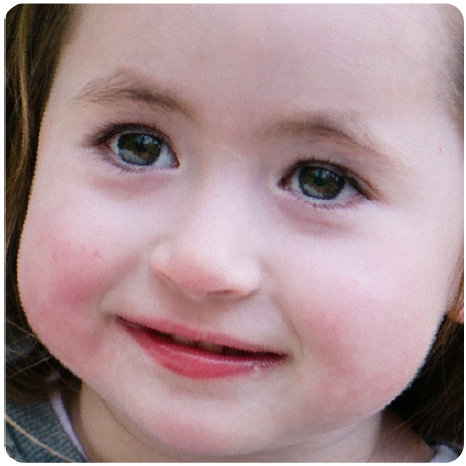
#> input picture data/coefficients/face.png, 466 x 466 px, found by its file name
$ python graph_coefficients.py
#> lines starting #> are read from the running program, lines starting #| are printed output that depends on the picture
import numpy as np
from matplotlib import image
import matplotlib.pyplot as plt
from matplotlib.widgets import Button
import csv
import math

# Description: graphically display the coefficients on a 68-pt labeled face

# definition: weigh the (x, y) coefficients accordingly
# param: coeffs: array of floats for coefficients from labeled regression model
# return: tktk: array of floats with weighted coefficients for corresponding x, y points
# TODO: this function may need to be adjusted depending on methodology
def weigh_coeffs(coeffs):
    weighted = []

    for i in range(0, len(coeffs), 2):
        coeff_x = float(coeffs[i])
        coeff_y = float(coeffs[i+1])

        avg = (abs(coeff_x) + abs(coeff_y)) / 2 * 50
        weighted.append(avg)

    return weighted

# button class & click event
class ModelButton(Button):
    lbl = ""
    coeffs = []

    # constructor
    # param: axes: positioning for button
    # param: label: button label
    # param: coeffs: array of weighted coefficient floats from labeled regression model
    def __init__(self, axes, label, coeffs):
        self.lbl = label
        self.coeffs = coeffs
        self.btn = Button(axes, label)
        self.btn.on_clicked(self.enlarge_pts)

    # definition: graphically weight points based on weights provided
    def enlarge_pts(self, event):
        ax.clear()
        ax.imshow(img)
        ax.title.set_text(self.lbl)
        print(self.lbl)
        ax.scatter(x=marker_x, y=marker_y, c="r", s=self.coeffs)

        # highlight largest and smallest points in blue
        max_coeff = self.coeffs.index(max(self.coeffs))
        min_coeff = self.coeffs.index(min(self.coeffs))
        ax.scatter(x=[marker_x[max_coeff], marker_x[min_coeff]], y=[marker_y[max_coeff], marker_y[min_coeff]], c="b", s=[max(self.coeffs), min(self.coeffs)])
        print("Largest: ", max(self.coeffs))
        print("Smallest: ", min(self.coeffs))

# load image, points
img = image.imread('data/coefficients/face.png')
#> img is the input picture: shape (466, 466, 4) float32; mean R, G, B, A 0.664, 0.559, 0.573, 1
markers_file = "data/coefficients/gui points.csv"

# points array
marker_x = []
marker_y = []

# append (x, y) to array
with open(markers_file, "r") as csvfile:
#> (reads coefficients/gui points.csv from the repository)
    csvReader = csv.reader(csvfile)
    points = [row for i, row in enumerate(csvReader) if i == 2][0] # relevant row
    for i in range(1, len(points), 2):
        marker_x.append(int(points[i]))
        marker_y.append(int(points[i+1]))

# load coefficients
coefficients_file = "data/coefficients/coefficients.csv"
models = {}

with open(coefficients_file, "r") as csvfile:
#> (reads coefficients/coefficients.csv from the repository)
    csvReader = csv.reader(csvfile)

    for i, row in enumerate(csvReader):
        if i == 0: # throw header
            continue

        # adjust coefficients
        models[row[0]] = weigh_coeffs([row[val] for val in range(1, len(points))])

# display image, model points
fig, ax = plt.subplots()
plt.subplots_adjust(bottom=0.2)
ax.imshow(img)
ax.scatter(x=marker_x, y=marker_y, c="r", s=10)

# create and display buttons
btns = []
spacing = 0 # btwn buttons
for m in models.keys():
    btn = ModelButton(plt.axes([0.2+spacing, 0.05, 0.3, 0.05]), m, models[m])
    btns.append(btn)
    spacing += 0.31

plt.show()
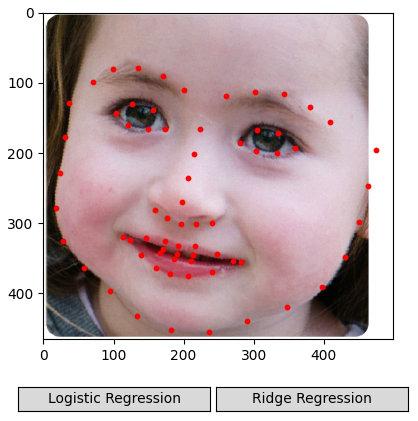
#> figure drawn by matplotlib, 1 panel
